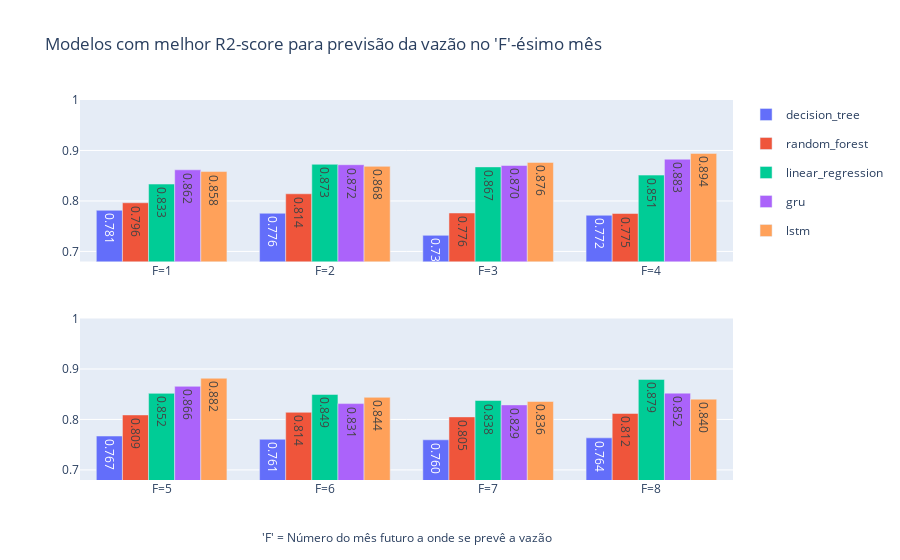

Write notebook code for a chart like this one.
### Code cell
from plotly.subplots import make_subplots
import plotly.graph_objects as go
import plotly.express as px

branches = ['F=1', 'F=2', 'F=3', 'F=4', 
            'F=5', 'F=6', 'F=7', 'F=8']

decision_tree = dict_plot[0]['decision_tree']
random_forest = dict_plot[1]['random_forest']
linear_regression = dict_plot[2]['linear_regression']
gru = dict_plot[3]['gru']
lstm = dict_plot[4]['lstm']

# Define a color scale with 5 colors
color_scale = px.colors.qualitative.Plotly[:5]

# Create a dictionary with colors for each category
colors = {
    'decision_tree': color_scale[0],
    'random_forest': color_scale[1],
    'linear_regression': color_scale[2],
    'gru': color_scale[3],
    'lstm': color_scale[4]
}


# Create subplots
fig = make_subplots(rows=2, cols=1)

# Add traces to subplot 1
fig.add_trace(go.Bar(
   x = branches[:4],
   y = decision_tree[:4],
   name = 'decision_tree',
   legendgroup='decision_tree',
   text=[f'{x:.3f}' for x in decision_tree[:4]],
   marker=dict(color=colors['decision_tree']),
), row=1, col=1)

# Add traces to subplot 1
fig.add_trace(go.Bar(
   x = branches[:4],
   y = random_forest[:4],
   name = 'random_forest',
   legendgroup='random_forest',
   text=[f'{x:.3f}' for x in random_forest[:4]],
   marker=dict(color=colors['random_forest']),
), row=1, col=1)

# Add traces to subplot 1
fig.add_trace(go.Bar(
   x = branches[:4],
   y = linear_regression[:4],
   name = 'linear_regression',
   legendgroup='linear_regression',
   text=[f'{x:.3f}' for x in linear_regression[:4]],
   marker=dict(color=colors['linear_regression']),
), row=1, col=1)

# Add traces to subplot 1
fig.add_trace(go.Bar(
   x = branches[:4],
   y = gru[:4],
   name = 'gru',
   legendgroup='gru',
   text=[f'{x:.3f}' for x in gru[:4]],
   marker=dict(color=colors['gru']),
), row=1, col=1)

# Add traces to subplot 1
fig.add_trace(go.Bar(
   x = branches[:4],
   y = lstm[:4],
   name = 'lstm',
   legendgroup='lstm',
   text=[f'{x:.3f}' for x in lstm[:4]],
   marker=dict(color=colors['lstm']),
), row=1, col=1)

# Add traces to subplot 2
fig.add_trace(go.Bar(
   x = branches[4:],
   y = decision_tree[4:],
   name = 'decision_tree',
   legendgroup='decision_tree',
   text=[f'{x:.3f}' for x in decision_tree[4:]],
   marker=dict(color=colors['decision_tree']),
   showlegend=False,
), row=2, col=1)

# Add traces to subplot 2
fig.add_trace(go.Bar(
   x = branches[4:],
   y = random_forest[4:],
   name = 'random_forest',
   legendgroup='random_forest',
   text=[f'{x:.3f}' for x in random_forest[4:]],
   marker=dict(color=colors['random_forest']),
   showlegend=False
), row=2, col=1)

# Add traces to subplot 2
fig.add_trace(go.Bar(
   x = branches[4:],
   y = linear_regression[4:],
   name = 'linear_regression',
   legendgroup='linear_regression',
   text=[f'{x:.3f}' for x in linear_regression[4:]],
   marker=dict(color=colors['linear_regression']),
   showlegend=False
), row=2, col=1)

# Add traces to subplot 2
fig.add_trace(go.Bar(
   x = branches[4:],
   y = gru[4:],
   name = 'gru',
   legendgroup='gru',
   text=[f'{x:.3f}' for x in gru[4:]],
   marker=dict(color=colors['gru']),
   showlegend=False
), row=2, col=1)

# Add traces to subplot 2
fig.add_trace(go.Bar(
   x = branches[4:],
   y = lstm[4:],
   name = 'lstm',
   legendgroup='lstm',
   text=[f'{x:.3f}' for x in lstm[4:]],
   marker=dict(color=colors['lstm']),
   showlegend=False
), row=2, col=1)

fig.update_layout(
    title=f"Modelos com melhor R2-score para previsão da vazão no 'F'-ésimo mês", # com 'N' livre 
    barmode='group',
)

# Set the same y-axis range for both subplots
fig.update_yaxes(range=[0.68, 1.0], row=1, col=1)
fig.update_yaxes(range=[0.68, 1.0], row=2, col=1)

# Add annotations
# fig.add_annotation(text="'N' = Número de meses retroativos de vazão observada e precipitação na bacia, a serem utilizadas durante o treinamento",
#                    xref="paper", yref="paper",
#                    x=0.5, y=-0.18, showarrow=False)

# Add annotations
fig.add_annotation(text="'F' = Número do mês futuro a onde se prevê a vazão",
                   xref="paper", yref="paper",
                   x=0.5, y=-0.18, showarrow=False) # -0.25

fig.show()

### Figure 1 — Plotly figure (JSON) as saved in the notebook; plotly's stock layout.template omitted (floating-point values rounded to 4 significant figures)
{"data": [{"legendgroup": "decision_tree", "marker": {"color": "#636EFA"}, "name": "decision_tree", "text": ["0.781", "0.776", "0.732", "0.772"], "type": "bar", "x": ["F=1", "F=2", "F=3", "F=4"], "xaxis": "x", "y": [0.7814, 0.7755, 0.7318, 0.7716], "yaxis": "y"}, {"legendgroup": "random_forest", "marker": {"color": "#EF553B"}, "name": "random_forest", "text": ["0.796", "0.814", "0.776", "0.775"], "type": "bar", "x": ["F=1", "F=2", "F=3", "F=4"], "xaxis": "x", "y": [0.7964, 0.8142, 0.7761, 0.775], "yaxis": "y"}, {"legendgroup": "linear_regression", "marker": {"color": "#00CC96"}, "name": "linear_regression", "text": ["0.833", "0.873", "0.867", "0.851"], "type": "bar", "x": ["F=1", "F=2", "F=3", "F=4"], "xaxis": "x", "y": [0.8334, 0.8726, 0.8675, 0.8512], "yaxis": "y"}, {"legendgroup": "gru", "marker": {"color": "#AB63FA"}, "name": "gru", "text": ["0.862", "0.872", "0.870", "0.883"], "type": "bar", "x": ["F=1", "F=2", "F=3", "F=4"], "xaxis": "x", "y": [0.8617, 0.8718, 0.8702, 0.8827], "yaxis": "y"}, {"legendgroup": "lstm", "marker": {"color": "#FFA15A"}, "name": "lstm", "text": ["0.858", "0.868", "0.876", "0.894"], "type": "bar", "x": ["F=1", "F=2", "F=3", "F=4"], "xaxis": "x", "y": [0.8582, 0.8685, 0.8763, 0.8942], "yaxis": "y"}, {"legendgroup": "decision_tree", "marker": {"color": "#636EFA"}, "name": "decision_tree", "showlegend": false, "text": ["0.767", "0.761", "0.760", "0.764"], "type": "bar", "x": ["F=5", "F=6", "F=7", "F=8"], "xaxis": "x2", "y": [0.7671, 0.7607, 0.7597, 0.7635], "yaxis": "y2"}, {"legendgroup": "random_forest", "marker": {"color": "#EF553B"}, "name": "random_forest", "showlegend": false, "text": ["0.809", "0.814", "0.805", "0.812"], "type": "bar", "x": ["F=5", "F=6", "F=7", "F=8"], "xaxis": "x2", "y": [0.8089, 0.8141, 0.8051, 0.8118], "yaxis": "y2"}, {"legendgroup": "linear_regression", "marker": {"color": "#00CC96"}, "name": "linear_regression", "showlegend": false, "text": ["0.852", "0.849", "0.838", "0.879"], "type": "bar", "x": ["F=5", "F=6", "F=7", "F=8"], "xaxis": "x2", "y": [0.8517, 0.8495, 0.8375, 0.8794], "yaxis": "y2"}, {"legendgroup": "gru", "marker": {"color": "#AB63FA"}, "name": "gru", "showlegend": false, "text": ["0.866", "0.831", "0.829", "0.852"], "type": "bar", "x": ["F=5", "F=6", "F=7", "F=8"], "xaxis": "x2", "y": [0.8656, 0.8314, 0.8288, 0.8521], "yaxis": "y2"}, {"legendgroup": "lstm", "marker": {"color": "#FFA15A"}, "name": "lstm", "showlegend": false, "text": ["0.882", "0.844", "0.836", "0.840"], "type": "bar", "x": ["F=5", "F=6", "F=7", "F=8"], "xaxis": "x2", "y": [0.8816, 0.8438, 0.8356, 0.8402], "yaxis": "y2"}], "layout": {"annotations": [{"showarrow": false, "text": "'F' = Número do mês futuro a onde se prevê a vazão", "x": 0.5, "xref": "paper", "y": -0.18, "yref": "paper"}], "barmode": "group", "title": {"text": "Modelos com melhor R2-score para previsão da vazão no 'F'-ésimo mês"}, "xaxis": {"anchor": "y", "domain": [0, 1]}, "xaxis2": {"anchor": "y2", "domain": [0, 1]}, "yaxis": {"anchor": "x", "domain": [0.575, 1], "range": [0.68, 1]}, "yaxis2": {"anchor": "x2", "domain": [0, 0.425], "range": [0.68, 1]}}}
